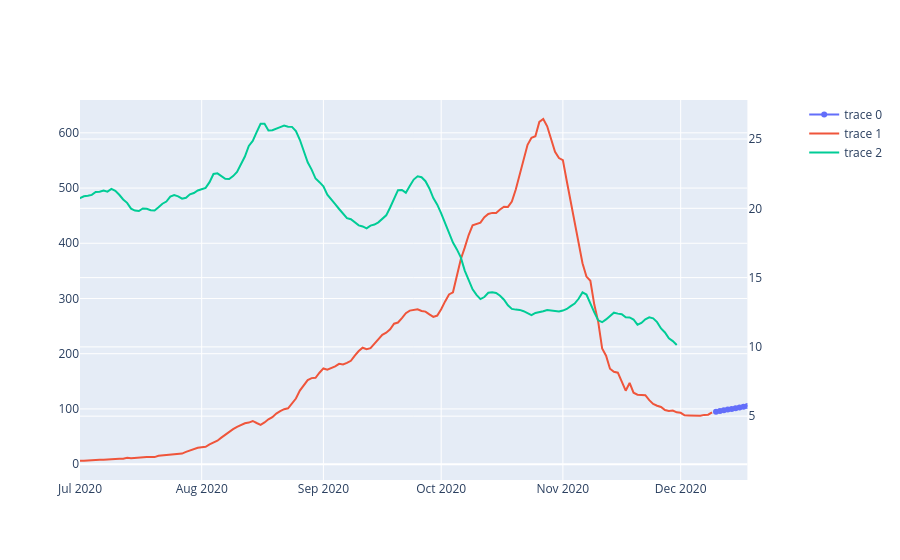

Notebook cell for this chart:
### Code cell
"""import plotly.graph_objects as go
from plotly.subplots import make_subplots
temperatures=pd.read_csv(PATH+"data/france/temperature-quotidienne-departementale.csv", sep=";")

fig = make_subplots(specs=[[{"secondary_y": True}]])
dep="Paris"
dep_num = df_incid_departements[df_incid_departements["departmentName"]=="Paris"]["dep"].values[0]

fig.add_trace(go.Scatter(
    x=df_incid_pred[df_incid_pred["departementName"]==dep]["jour"],
    y=df_incid_pred[df_incid_pred["departementName"]==dep]["pred_incidence"] ))

fig.add_trace(go.Scatter(
    x=df_incid_departements[df_incid_departements["departmentName"]==dep]["jour"],
    y=df_incid_departements[df_incid_departements["departmentName"]==dep]["incidence"] ))

fig.add_trace(go.Scatter(
    x=temperatures[temperatures["code_insee_departement"]==dep_num].sort_values(["date_obs"])["date_obs"],
    y=temperatures[temperatures["code_insee_departement"]==dep_num].sort_values(["date_obs"])["tmoy"].rolling(window=14, center=True).mean().shift(10) ), secondary_y=True)
fig.update_xaxes(range=["2020-07-01", "2020-12-18"])
fig.show()"""

### Figure 1 — Plotly figure (JSON) as saved in the notebook; plotly's stock layout.template omitted (floating-point values rounded to 4 significant figures; data arrays with more than 128 entries replaced by an {"elided": "..."} marker saying what was removed)
{"data": [{"type": "scatter", "x": ["2020-12-10", "2020-12-11", "2020-12-12", "2020-12-13", "2020-12-14", "2020-12-15", "2020-12-16", "2020-12-17", "2020-12-18", "2020-12-19", "2020-12-20", "2020-12-21", "2020-12-22"], "y": [95.01, 96.25, 97.5, 98.76, 100.0, 101.3, 102.7, 104.0, 105.3, 106.7, 108.1, 109.5, 110.9]}, {"type": "scatter", "x": {"elided": "211 str values"}, "y": {"elided": "211 float values"}}, {"type": "scatter", "x": {"elided": "1065 str values"}, "xaxis": "x", "y": {"elided": "1065 float values"}, "yaxis": "y2"}], "layout": {"xaxis": {"anchor": "y", "domain": [0, 0.94], "range": ["2020-07-01", "2020-12-18"]}, "yaxis": {"anchor": "x", "domain": [0, 1]}, "yaxis2": {"anchor": "x", "overlaying": "y", "side": "right"}}}
